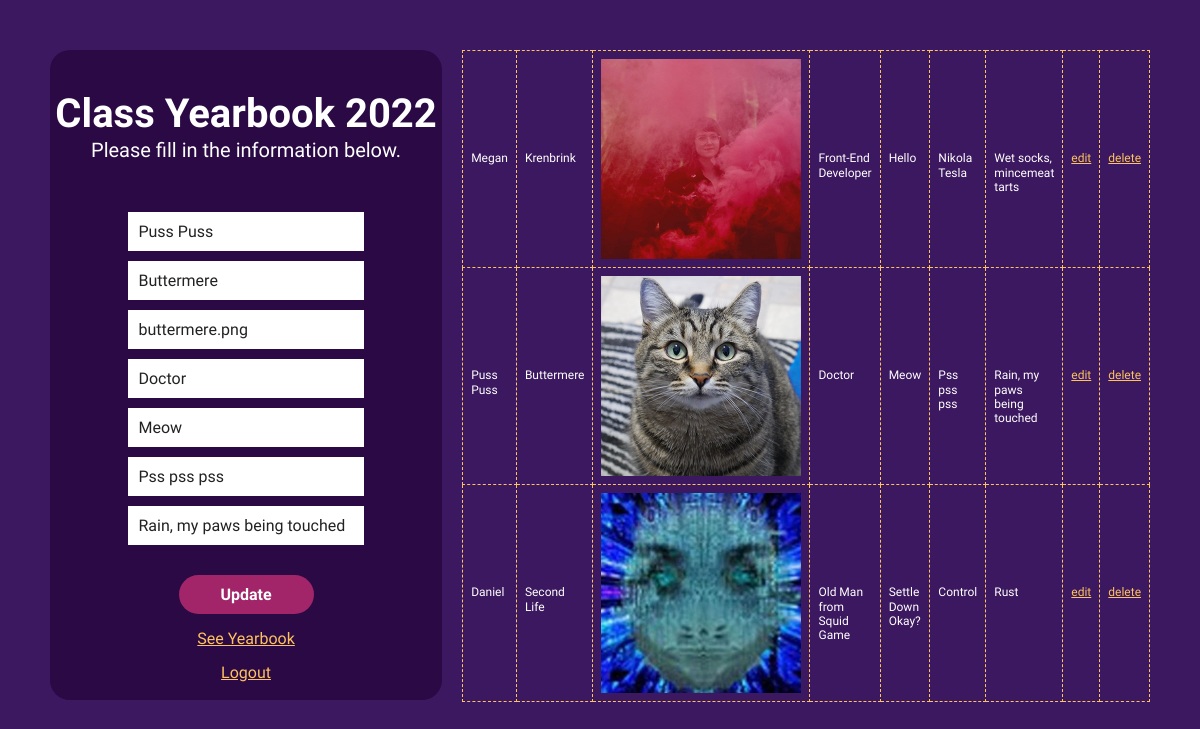
/edit.php?edit=10 (signed in), run on the app's committed database.
### tables this page shows
CREATE TABLE `students` (
  `id` int(8) NOT NULL,
  `fn` varchar(256) NOT NULL,
  `ln` varchar(256) NOT NULL,
  `photo` varchar(256) NOT NULL,
  `job` varchar(256) NOT NULL,
  `words` varchar(256) NOT NULL,
  `inspire` varchar(256) NOT NULL,
  `dislike` varchar(256) NOT NULL
);

### crud.php (called while the page is built, shortened)
<?php
    include_once 'db.php';
    if(isset($_GET['edit'])) {
        $SQL = $conn->query("SELECT * FROM students WHERE id=".$_GET['edit']);
        $getROW = $SQL->fetch_array();
    }
?>

### edit.php (the view, shortened to what this page needs)
<?php
  include_once 'crud.php';
?>
<!DOCTYPE html>
    <head>
        <link rel="stylesheet" href="styles/reset.css">
        <link rel="stylesheet" href="styles/main.css">
    </head>
    <body>
        <div class="page-wrapper">
            <div class="page-left">
                <div id="header" class="header">
                    <h1>Class Yearbook 2022</h1>
                    <p>Please fill in the information below.</p>
                </div>
                <div id="form" class="yb-inputs">
                    <form method="post">
                        <table>
                            <tr>
                                <td>
                                    <input type="text" name="fn" placeholder="First Name" value="<?php if(isset($_GET['edit'])) echo $getROW['fn'];  ?>" />
                                </td>
                            </tr>
                            <tr>
                                <td>
                                    <input type="text" name="ln" placeholder="Last Name" value="<?php if(isset($_GET['edit'])) echo $getROW['ln'];  ?>" />
                                </td>
                            </tr>
                            <tr>
                                <td>
                                    <input type="text" name="photo" placeholder="Personal Photo" value="<?php if(isset($_GET['edit'])) echo $getROW['photo'];  ?>" />
                                </td>
                            </tr>
                            <tr>
                                <td>
                                    <input type="text" name="job" placeholder="Aspiring to be" value="<?php if(isset($_GET['edit'])) echo $getROW['job'];  ?>" />
                                </td>
                            </tr>
                            <tr>
                                <td>
                                    <input type="text" name="words" placeholder="Known to say" value="<?php if(isset($_GET['edit'])) echo $getROW['words'];  ?>" />
                                </td>
                            </tr>
                            <tr>
                                <td>
                                    <input type="text" name="inspire" placeholder="Most Inspired by" value="<?php if(isset($_GET['edit'])) echo $getROW['inspire'];  ?>" />
                                </td>
                            </tr>
                            <tr>
                                <td>
                                    <input type="text" name="dislike" placeholder="Dislikes" value="<?php if(isset($_GET['edit'])) echo $getROW['dislike'];  ?>" />
                                </td>
                            </tr>
                            <tr>
                                <td>
                                    <?php if(isset($_GET['edit'])) { ?>
                                        <button class="btn" type="submit" name="update">Update</button>
                                    <?php } else { ?>
                                        <button class="btn" type="submit" name="save">Save</button>
                                    <?php } ?>
                                </td>
                            </tr>
                            <tr>
                              <td style="padding-top:15px">
                                  <a href="index.php" title="Logout">See Yearbook</a>
                              </td>
                            </tr>
                            <tr>
                              <td style="padding-top:15px">
                                  <a href="logout.php" title="Logout">Logout</a>
                              </td>
                            </tr>
                        </table>
                    </form>
                </div>
            </div>
            <div class="page-right">
                <div class="class-data">
                    <table>
                        <?php
                            $res = $conn->query("SELECT * FROM students");
                            while($row=$res->fetch_array())
                        { ?>
                        <tr>
                            <td><?php echo $row['fn']; ?></td>
                            <td><?php echo $row['ln']; ?></td>
                            <td><img src="images/<?php echo $row['photo'];?>" style="max-width: 200px;"></td>
                            <td><?php echo $row['job']; ?></td>
                            <td><?php echo $row['words']; ?></td>
                            <td><?php echo $row['inspire']; ?></td>
                            <td><?php echo $row['dislike']; ?></td>
                            <td><a href="?edit=<?php echo $row['id']; ?>" onclick="return confirm('Edit this user?');">edit</a></td>
                            <td><a href="?del=<?php echo $row['id']; ?>" onclick="return confirm('Delete this user?');">delete</a></td>
                        </tr>
                    <?php } ?>
                    </table>
                </div>
            </div>
        </div>
    </body>
</html>

### styles/main.css (style rules this page uses)
body,input,button,input [type=text] { font-family: 'Inconsolata', Arial, sans-serif; }
body { background-color: #3B185F; color: #fff; }
a { color: #FEC260; }
table { width: 60%; margin: 0 auto; }
input { width: 100%; padding: 10px; margin-top: 10px; border: none; }
.page-wrapper { padding: 50px; line-height: 1.2; display: flex; }
.page-left { flex-basis: 50%; max-width: 800px; background-color: #2A0944; color: #fff; border-radius: 20px; margin-right: 20px; height: 650px; text-align: center; }
.page-right { flex-basis: 50%; }
.header h1 { font-size: 40px; padding-top: 40px; }
.header p { font-size: 20px; padding-bottom: 40px; }
.btn { color: #fff; background-color: #A12568; border: none; border-radius: 20px; margin-top: 30px; padding: 10px 0px; width: 135px; font-weight: 700; }
.class-data table tr td { padding: 8px; border: 1px dashed #FEC260; font-size: 12px; }

### data on the page
students: fn "Puss Puss", ln "Buttermere", photo "buttermere.png", job "Doctor", words "Meow", inspire "Pss pss pss", dislike "Rain, my paws being touched", photo (picture)
students: fn "Megan", ln "Krenbrink", photo (picture), job "Front-End Developer", words "Hello", inspire "Nikola Tesla", dislike "Wet socks, mincemeat tarts"
students: fn "Daniel", ln "Second Life", photo (picture), job "Old Man from Squid Game", words "Settle Down Okay?", inspire "Control", dislike "Rust"
